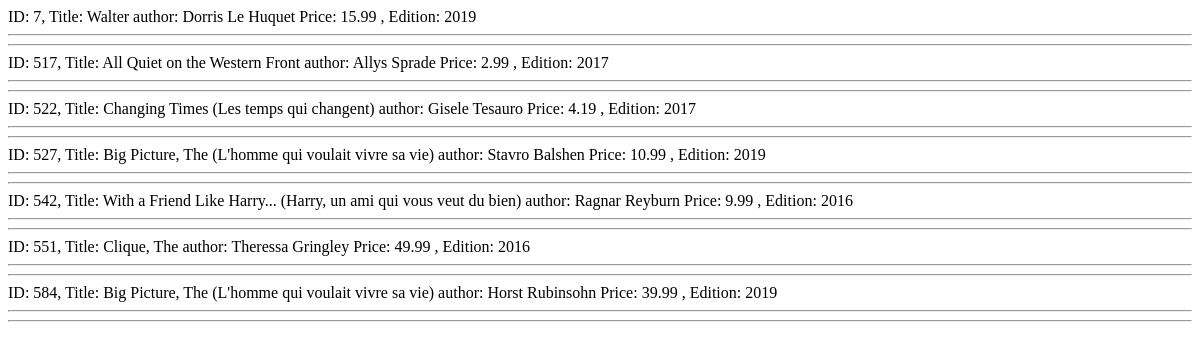
The app's page /books/task2/ with its own data.
### apps/bookmodule/models.py (models this page shows)
class Book(models.Model):
 title = models.CharField(max_length = 50)
 author = models.CharField(max_length = 50)
 price = models.FloatField(default = 0.0)
 edition = models.SmallIntegerField(default = 1)

### apps/bookmodule/views.py (the view)
# urls.py: path("task2/", views.task2, name="books.task2"),
def task2(request):
  itemsObjs = Book.objects.filter(Q(edition__gt = 2015)&
(Q(title__contains = 'qu') | Q(author__contains = 'qu')) )
  return render(request, 'bookmodule/bookList.html', {'books':itemsObjs})

### apps/templates/bookmodule/bookList.html (shortened to what this page needs)
<!DOCTYPE html>
<html lang="en">
      {% load static %}
<head>
 <link rel="stylesheet" href="{% static 'styles.css' %}">
</head>
<body>
   {%for book in books%}
     <div class="book-entry">
      ID: {{book.id}}, Title: {{book.title}} author: {{book.author}}
      Price: {{book.price}} , Edition: {{book.edition}}
      <hr>
     </div>
     <hr>
   {%endfor%}
</body>
</html>

### records on screen
Book: id "7", title "Walter", author "Dorris Le Huquet", price "15.99", edition "2019"
Book: id "517", title "All Quiet on the Western Front", author "Allys Sprade", price "2.99", edition "2017"
Book: id "522", title "Changing Times (Les temps qui changent)", author "Gisele Tesauro", price "4.19", edition "2017"
Book: id "527", title "Big Picture, The (L'homme qui voulait vivre sa vie)", author "Stavro Balshen", price "10.99", edition "2019"
Book: id "542", title "With a Friend Like Harry... (Harry, un ami qui vous veut du bien)", author "Ragnar Reyburn", price "9.99", edition "2016"
Book: id "551", title "Clique, The", author "Theressa Gringley", price "49.99", edition "2016"
Book: id "584", title "Big Picture, The (L'homme qui voulait vivre sa vie)", author "Horst Rubinsohn", price "39.99", edition "2019"
